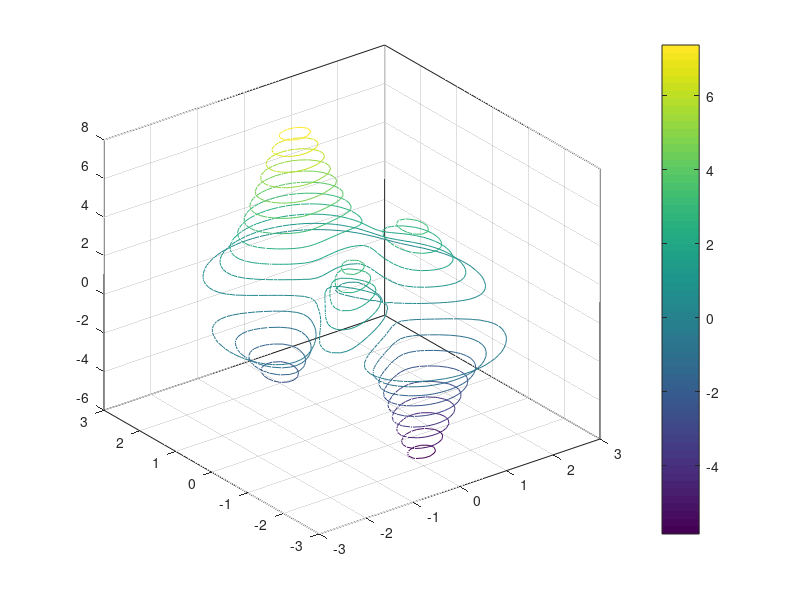

The MATLAB script that drew this image:
f1=figure(1); clf reset
set(f1,'units','normalized','position',[0.3652 0.3008 0.6016 0.6016])

[X,Y,Z]=peaks;
contour3(X,Y,Z,20)
colorbar
